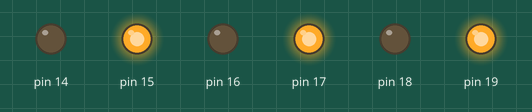
The sketch below on a simulated Arduino Uno, built with avr-gcc and run on an emulated ATmega328P. On the bench: output pins drawn as LEDs (lit = HIGH). What the sketch prints to the serial monitor is not drawn.

Above: at 0.1 s.
Timing chart, 0 to 1.6 s (numbered marks = the images above):
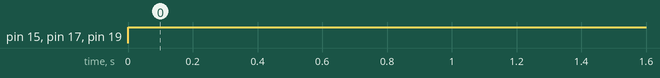

Measured:
- by itself, pin 15, pin 17, pin 19: LOW → HIGH at 0.00 s

The sketch:

EXP4.ino
```cpp
#include<avr/io.h>
#include<util/delay.h>
int main (void)
{
  DDRC = 0b11111111;
  Serial.begin(2000000);
  int var = 0b11110000;
  PORTC = 0b10101010;
  while(1)
  {
    int result1 = var | PORTC;
    Serial.println(result1,BIN);
    _delay_ms(5000);

    int result2 = var & PORTC;
    Serial.println(result2,BIN);
    _delay_ms(5000);

    int result3 = ~(PORTC);
    Serial.println(result3,BIN);
    _delay_ms(5000);

    int result4 = var ^ PORTC;
    Serial.println(result4,BIN);
    _delay_ms(5000);
  }
}
```
